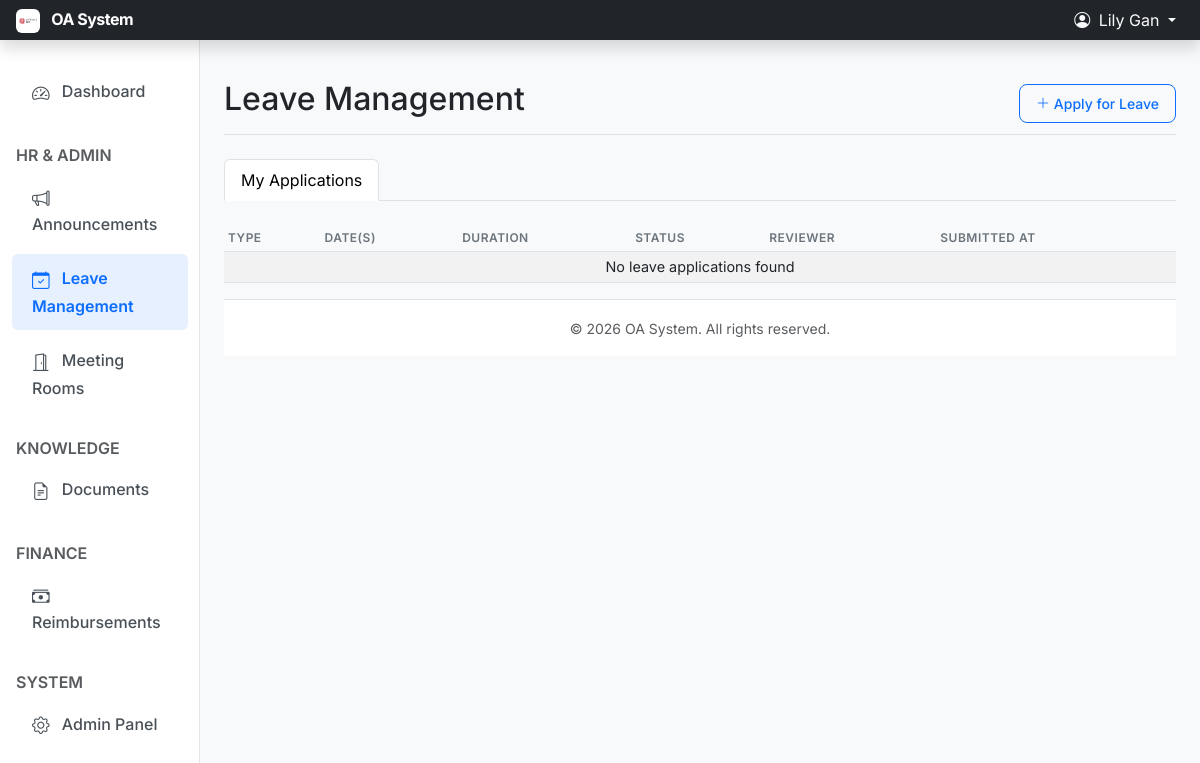
Before: /hr/leaves/ (signed in) with the older database file.
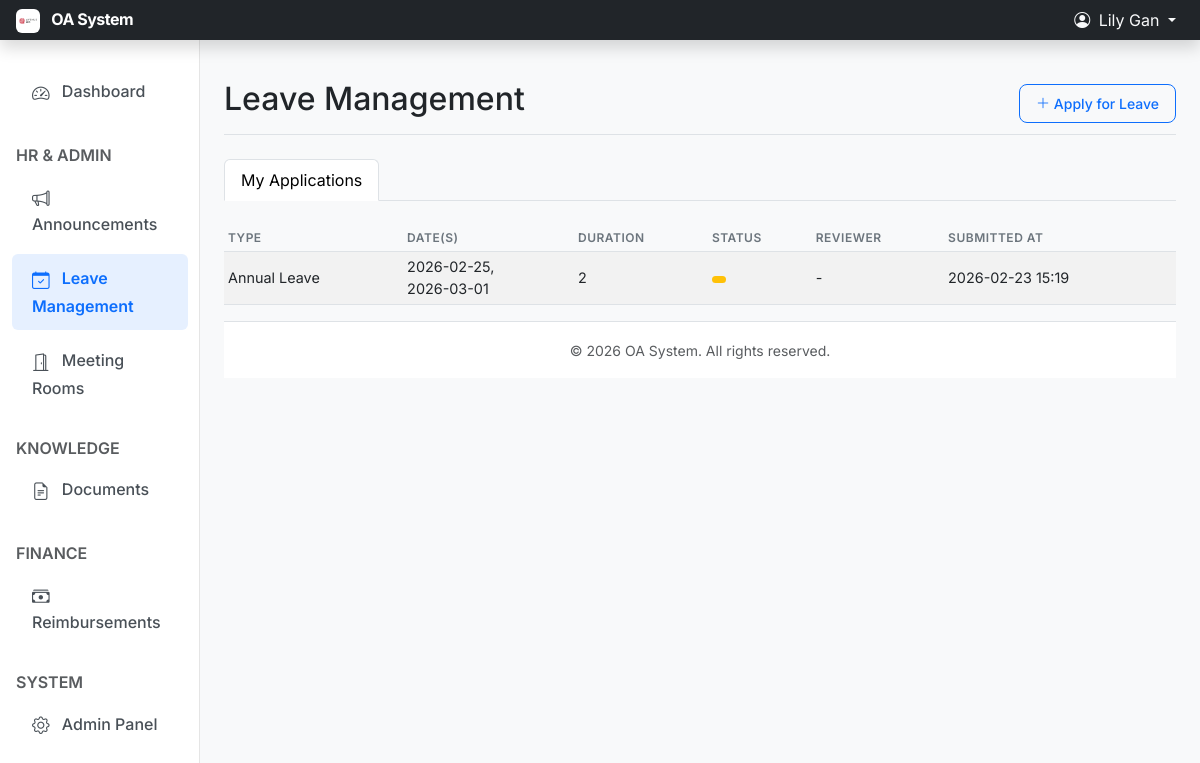
After: the same page with the newer database file.
### apps/hr/models.py (models this page shows, shortened)
class LeaveApplication(models.Model):
    STATUS_DRAFT = 'draft'
    STATUS_PENDING = 'pending'
    STATUS_APPROVED = 'approved'
    STATUS_REJECTED = 'rejected'
    STATUS_CHOICES = (
        (STATUS_DRAFT, _('Draft')),
        (STATUS_PENDING, _('Pending')),
        (STATUS_APPROVED, _('Approved')),
        (STATUS_REJECTED, _('Rejected')),
    )
    TYPE_SICK = 'sick'
    TYPE_ANNUAL = 'annual'
    TYPE_PERSONAL = 'personal'
    TYPE_BIRTHDAY = 'birthday'
    TYPE_MATERNITY = 'maternity'
    TYPE_PATERNITY = 'paternity'
    TYPE_COMPASSIONATE = 'compassionate'
    TYPE_NO_PAY = 'no_pay'
    TYPE_CHOICES = (
        (TYPE_SICK, _('Sick Leave')),
        (TYPE_ANNUAL, _('Annual Leave')),
        (TYPE_PERSONAL, _('Personal Leave')),
        (TYPE_BIRTHDAY, _('Birthday Leave')),
        (TYPE_MATERNITY, _('Maternity Leave')),
        (TYPE_PATERNITY, _('Paternity Leave')),
        (TYPE_COMPASSIONATE, _('Compassionate Leave')),
        (TYPE_NO_PAY, _('No Pay Leave')),
    )
    applicant = models.ForeignKey(
        settings.AUTH_USER_MODEL,
        verbose_name=_("Applicant"),
        on_delete=models.CASCADE,
        related_name='leave_applications'
    )
    leave_type = models.CharField(_("Leave Type"), max_length=20, choices=TYPE_CHOICES, default=TYPE_SICK)
    start_date = models.DateField(_("Start Date"))
    end_date = models.DateField(_("End Date"))
    reason = models.TextField(_("Reason"))
    status = FSMField(_("Status"), default=STATUS_DRAFT, choices=STATUS_CHOICES, protected=True)
    reviewer = models.ForeignKey(
        settings.AUTH_USER_MODEL,
        verbose_name=_("Reviewer"),
        on_delete=models.SET_NULL,
        null=True,
        blank=True,
        related_name='leaves_to_review'
    )
    created_at = models.DateTimeField(auto_now_add=True)
    updated_at = models.DateTimeField(auto_now=True)
    class Meta:
        verbose_name = _("Leave Application")
        verbose_name_plural = _("Leave Applications")
        ordering = ['-created_at']
    @property
    def duration_days(self):
        if self.pk and self.dates.exists():
            return self.dates.count()
        if not self.start_date or not self.end_date:
            return 0
        return (self.end_date - self.start_date).days + 1

class LeaveApplicationDate(models.Model):
    application = models.ForeignKey(LeaveApplication, on_delete=models.CASCADE, related_name='dates')
    date = models.DateField()
    class Meta:
        ordering = ['date']
    def __str__(self):
        return str(self.date)

### apps/hr/views.py (the view)
# urls.py: path('leaves/', LeaveListView.as_view(), name='leave_list'),
class LeaveListView(LoginRequiredMixin, ListView):
    model = LeaveApplication
    template_name = 'hr/leave_list.html'
    context_object_name = 'leaves'
    def get_queryset(self):
        user = self.request.user
        queryset = LeaveApplication.objects.filter(applicant=user)
        return queryset
    def get_context_data(self, **kwargs):
        context = super().get_context_data(**kwargs)
        user = self.request.user
        pending_leaves = get_pending_leaves_for_approver(user)
        can_approve = pending_leaves.exists()
        context['pending_leaves'] = pending_leaves
        context['can_approve'] = can_approve
        return context

### apps/hr/permissions.py (called while the page is built)
def get_pending_leaves_for_approver(user):
    if user.is_superuser:
        return LeaveApplication.objects.filter(status=LeaveApplication.STATUS_PENDING)
    managed_depts = getattr(user, 'managed_departments', None)
    if not managed_depts:
        return LeaveApplication.objects.none()
    q_managed = Q(applicant__department__in=managed_depts.all())
    q_child_manager = Q(applicant__department__parent__in=managed_depts.all()) & Q(applicant__department__manager=F('applicant'))
    return LeaveApplication.objects.filter(
        Q(status=LeaveApplication.STATUS_PENDING) &
        (q_managed | q_child_manager)
    ).exclude(applicant=user)

### templates/hr/leave_list.html (shortened to what this page needs)
{% extends 'base.html' %}
{% block page_title %}Leave Management{% endblock %}
{% block actions %}
<a href="{% url 'hr:leave_create' %}" class="btn btn-sm btn-outline-primary">
    <i class="bi bi-plus-lg"></i> Apply for Leave
</a>
{% endblock %}
{% block content %}
<ul class="nav nav-tabs mb-4" id="leaveTabs" role="tablist">
  <li class="nav-item" role="presentation">
    <button class="nav-link active" id="my-leaves-tab" data-bs-toggle="tab" data-bs-target="#my-leaves" type="button" role="tab" aria-controls="my-leaves" aria-selected="true">My Applications</button>
  </li>
</ul>
<div class="tab-content" id="leaveTabsContent">
  <div class="tab-pane fade show active" id="my-leaves" role="tabpanel" aria-labelledby="my-leaves-tab">
    <div class="table-responsive">
      <table class="table table-striped table-sm">
        <thead>
          <tr>
            <th>Type</th>
            <th>Date(s)</th>
            <th>Duration</th>
            <th>Status</th>
            <th>Reviewer</th>
            <th>Submitted At</th>
          </tr>
        </thead>
        <tbody>
          {% for leave in leaves %}
          <tr>
            <td>{{ leave.get_leave_type_display }}</td>
            <td>
                {% if leave.dates.exists %}
                    {% for d in leave.dates.all %}{{ d }}{% if not forloop.last %}, <br>{% endif %}{% endfor %}
                {% else %}
                    {{ leave.start_date }} to {{ leave.end_date }}
                {% endif %}
            </td>
            <td>{{ leave.duration_days }}</td>
            <td>
                <span class="badge {% if leave.status == 'approved' %}bg-success{% elif leave.status == 'rejected' %}bg-danger{% else %}bg-warning{% endif %}">
                </span>
            </td>
            <td>
              {% if leave.reviewer %}
                {{ leave.reviewer.get_full_name|default:leave.reviewer.username }}
              {% else %}
                -
              {% endif %}
            </td>
            <td>{{ leave.created_at|date:"Y-m-d H:i" }}</td>
          </tr>
          {% empty %}
          <tr>
            <td colspan="6" class="text-center">No leave applications found</td>
          </tr>
          {% endfor %}
        </tbody>
      </table>
    </div>
  </div>
</div>
{% endblock %}

Changed rows visible on the page:
added LeaveApplication: leave_type "Annual Leave", duration_days "2", created_at "2026-02-23 15:19"
added LeaveApplicationDate: date "2026-02-25"
added LeaveApplicationDate: date "2026-03-01"
Other visible differences:
text no longer shown: "No leave applications found"
